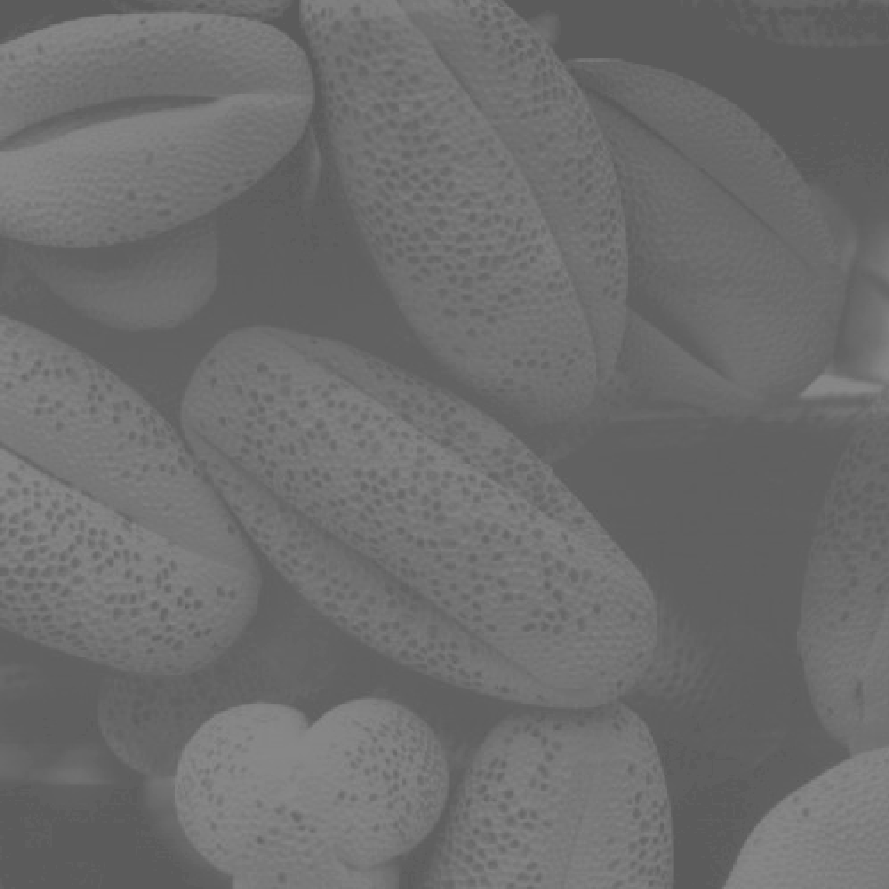
#> input picture chapter2/image/Fig0310(b)(washed_out_pollen_image).tif, 889 x 889 px, found by its file name
$ python '3.2.4.0、picewise.py'
#> lines starting #> are read from the running program, lines starting #| are printed output that depends on the picture; after the words box and inside, x2 and y2 are one past the last pixel; in counts of white or black regions, pixels touching at a corner belong together
import cv2
import numpy as np


def f(x, r1, s1, r2, s2):
    if r1 == r2:
        if x < r1:
            return 0
        else:
            return 255
    if x <= r1:
        return s1 / r1 * x
    elif x > r1 and x <= r2:
        return s1+(s2-s1)/(r2-r1)*(x-r1)
    else:
        return s2+(255.0-s2)/(255.0-r2)*(x-r2)


def picewise(x, r1, s1, r2, s2):
    image = x.copy()
    height, width = image.shape
    map = []
    for i in range(256):
        map.append(int(f(i, r1, s1, r2, s2)))
    for rows in range(height):
        for cols in range(width):
            image[rows, cols] = map[image[rows, cols]]
    print(map)
    return image


if __name__ == '__main__':
    original = cv2.imread('imgae\\Fig0310(b)(washed_out_pollen_image).tif',cv2.IMREAD_GRAYSCALE)
#> original is the input picture: shape (889, 889); min 91, max 138, mean 109.1
    cv2.imshow('b',original)
    rmin = np.min(original)
#> rmin = 91
    rmax = np.max(original)
#> rmax = 138
    print(rmin)
#| 91
    print(rmax)
#| 138
    transform = picewise(original,rmin,0,rmax,255)
#> after the loop in picewise, `for i in range(256):`: map = 256 values from 0 to 255
#> after the loop in picewise, `for rows in range(height):`:
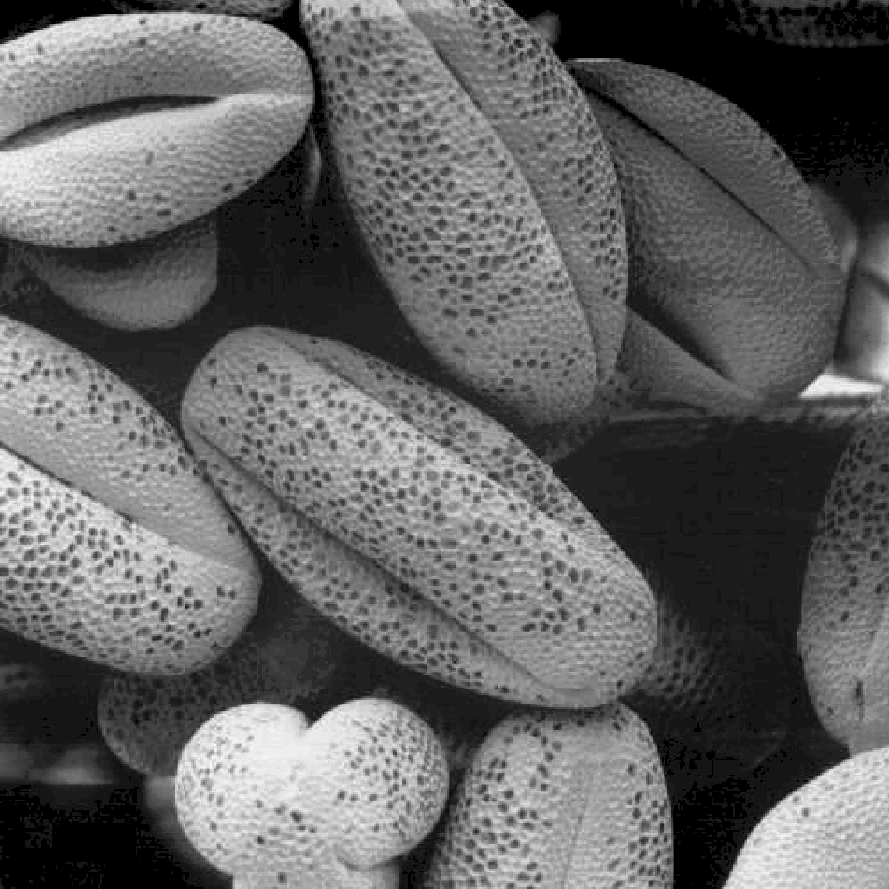
#> image: shape (889, 889); min 0, max 255, mean 97.7
#> (printed output is left out)
    cv2.imshow('c',transform)
    rmean = np.mean(original)
#> rmean = 109.1
    transform2 = picewise(original,rmean,0,rmean,255)
#> call 2 of picewise, with r1 = 109.1, s1 = 0, r2 = 109.1, s2 = 255
#> after the loop in picewise (call 2), `for rows in range(height):`:
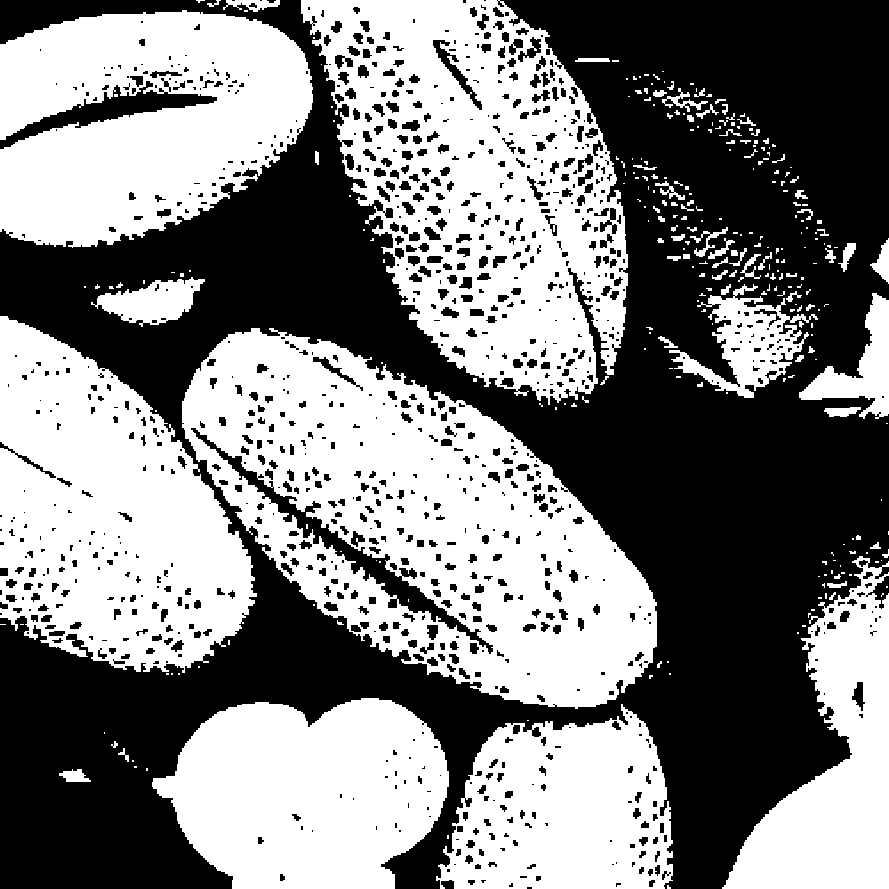
#> image: shape (889, 889); 50.5% white; 1035 black regions (463 under 20 px), largest, box (x1, y1, x2, y2) and area: (0, 0, 889, 889) 350866, (191, 428, 493, 654) 5032, (0, 81, 217, 149) 3471
#> (printed output is left out)
    cv2.imshow('d',transform2)

    cv2.waitKey()
